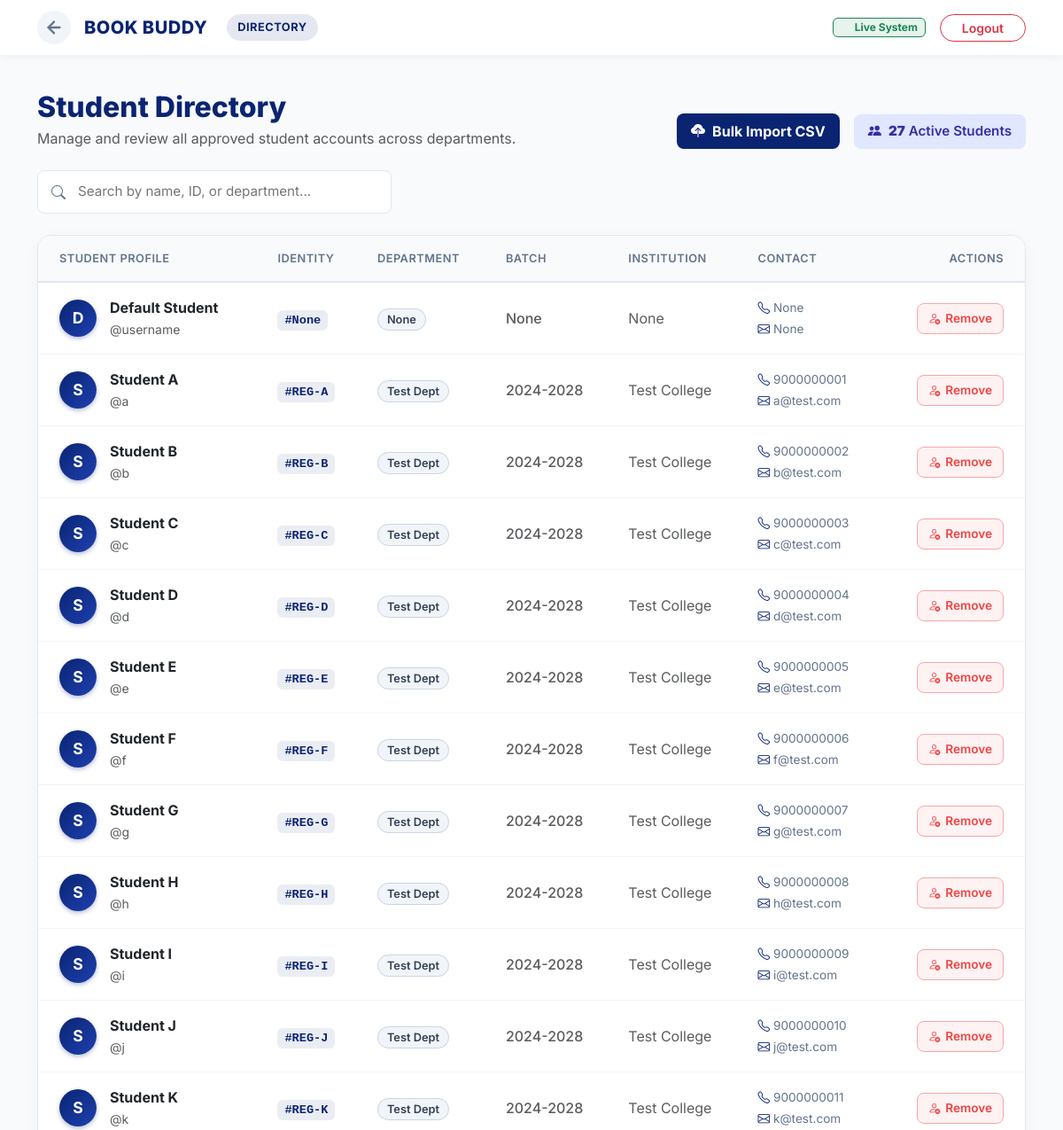
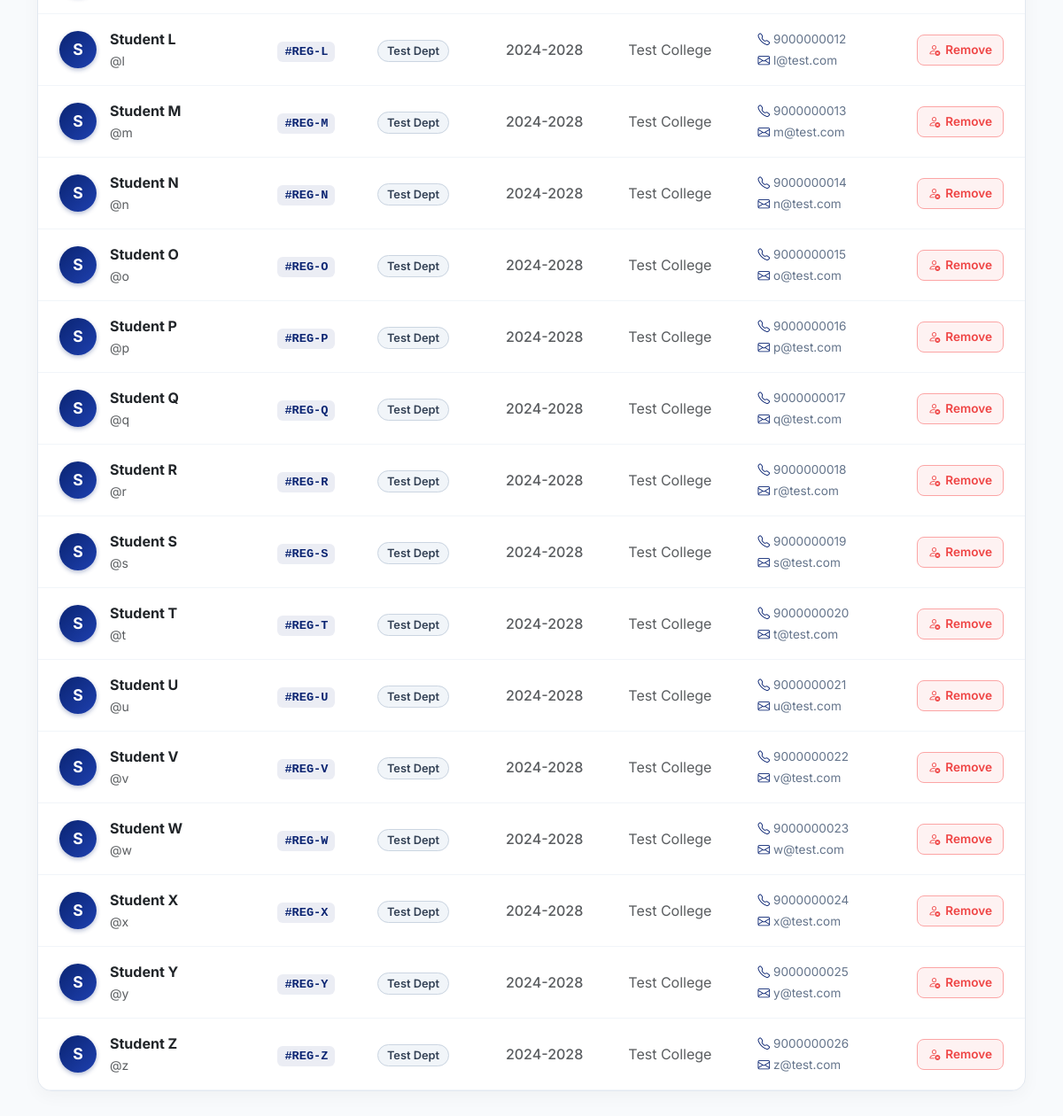
The app's page /student_overall_list with its own data (2 pictures, top to bottom).
### app.py (models this page shows)
class Student(UserMixin, db.Model):
    id = db.Column(db.Integer, primary_key=True)
    name = db.Column(db.String(50))
    register = db.Column(db.String(50)) # String prevents postgres crashing on alphanumeric IDs
    username = db.Column(db.String(15), unique=True)
    set_password = db.Column(db.String(100))
    verify_password = db.Column(db.String(100))
    department = db.Column(db.String(100))
    batch = db.Column(db.String(100))
    collage = db.Column(db.String(100))
    phone_no = db.Column(db.String(100))
    email = db.Column(db.String(60))
    approval = db.Column(db.Boolean, default=False)
    attend = db.Column(db.Boolean, default=False)

### app.py (the view)
@app.route('/student_overall_list', methods=['GET','POST'])
def student_overall_list():
    students = Student.query.all()
    return render_template('student_overall_list.html', students=students)

### app.py (called while the page is built)
def ist_now():
    return datetime.now(IST_TZ).replace(tzinfo=None)

@app.context_processor
def inject_now():
    return {'now': ist_now()}

### templates/student_overall_list.html (shortened to what this page needs)
<!DOCTYPE html>
<html lang="en">
<head>
    <link href="https://cdn.jsdelivr.net/npm/bootstrap@5.3.0/dist/css/bootstrap.min.css" rel="stylesheet">
    <link rel="stylesheet" href="https://cdn.jsdelivr.net/npm/bootstrap-icons@1.11.1/font/bootstrap-icons.css">
</head>
<body>
    <nav class="navbar sticky-top">
        <div class="container d-flex justify-content-between align-items-center">
            <div class="d-flex align-items-center">
                <a href="javascript:history.back()" class="back-link" title="Go Back">
                    <svg width="22" height="22" viewBox="0 0 24 24" fill="none" stroke="currentColor" stroke-width="2.5" stroke-linecap="round" stroke-linejoin="round">
                        <line x1="19" y1="12" x2="5" y2="12"></line>
                        <polyline points="12 19 5 12 12 5"></polyline>
                    </svg>
                </a>
                <a class="brand-wrapper" href="/admin">
                    <h2 class="brand-name d-none d-sm-block">BOOK BUDDY</h2>
                    <span class="admin-badge d-none d-md-inline-block">DIRECTORY</span>
                </a>
            </div>
            <div class="ms-auto d-flex align-items-center gap-3">
                <span class="badge bg-success bg-opacity-10 text-success border border-success d-none d-md-inline-flex align-items-center gap-2">
                     Live System
                </span>
                <a href="/logout" class="btn btn-outline-danger btn-sm px-4 rounded-pill fw-semibold">Logout</a>
            </div>
        </div>
    </nav>
    <main class="container">
        <header class="d-flex flex-column flex-md-row justify-content-between align-items-md-end mb-4 gap-3">
            <div>
                <h1 class="page-title h2 mb-1">Student Directory</h1>
                <p class="text-muted mb-0">Manage and review all approved student accounts across departments.</p>
            </div>
            <div class="d-flex align-items-center gap-3">
                <button class="btn btn-custom-navy py-2 px-3 rounded-3 fw-bold" data-bs-toggle="modal" data-bs-target="#importModal">
                    <i class="bi bi-cloud-upload-fill me-2"></i>Bulk Import CSV
                </button>
                <div class="stats-badge">
                    <i class="bi bi-people-fill me-2"></i>
                    <strong>{{ students|selectattr('approval')|list|length }}</strong> &nbsp;Active Students
                </div>
            </div>
        </header>
        <div class="filter-section mb-4">
            <div class="search-wrapper">
                <i class="bi bi-search"></i>
                <input type="text" id="studentSearch" placeholder="Search by name, ID, or department..." onkeyup="filterTable()">
            </div>
        </div>
        <div class="table-card">
            <div class="table-responsive">
                <table class="custom-table">
                    <thead>
                        <tr>
                            <th class="ps-4">Student Profile</th>
                            <th>Identity</th>
                            <th>Department</th>
                            <th>Batch</th>
                            <th>Institution</th>
                            <th>Contact</th>
                            <th class="text-end pe-4">Actions</th>
                        </tr>
                    </thead>
                    <tbody>
                        {% for s in students %}
                            {% if s.approval %}
                                <tr>
                                    <td class="ps-4">
                                        <div class="student-meta">
                                            <div class="name-box">{{ s.name[0] }}</div>
                                            <div>
                                                <div class="fw-bold text-dark">{{ s.name }}</div>
                                                <small class="text-muted">@{{ s.username }}</small>
                                            </div>
                                        </div>
                                    </td>
                                    <td>
                                        <span class="reg-no">#{{ s.register }}</span>
                                    </td>
                                    <td><span class="dept-tag">{{ s.department }}</span></td>
                                    <td class="text-muted fw-medium">{{ s.batch }}</td>
                                    <td class="col-truncate text-muted" title="{{ s.collage }}">{{ s.collage }}</td>
                                    <td>
                                        <div class="contact-stack">
                                            <span><i class="bi bi-telephone"></i> {{ s.phone_no }}</span>
                                            <span><i class="bi bi-envelope"></i> {{ s.email }}</span>
                                        </div>
                                    </td>
                                    <td class="text-end pe-4">
                                        <a href="{{ url_for('delete_student_stay', id=s.id) }}" class="btn-remove" onclick="confirmRemove(event, this.href)">
                                            <i class="bi bi-person-x"></i> Remove
                                        </a>
                                    </td>
                                </tr>
                            {% endif %}
                        {% endfor %}
                    </tbody>
                </table>
            </div>
        </div>
    </main>
</body>
</html>

### templates/student_overall_list.html (style rules this page uses)
:root { --brand-navy: #0A2472; --brand-crimson: #740f28; --brand-white: #ffffff; --bg-light: #f8fafc; --text-main: #334155; --text-muted: #64748b; --border-color: #e2e8f0; }
body { background-color: var(--bg-light); font-family: 'Inter', sans-serif; color: var(--text-main); padding-bottom: 50px; }
.navbar { background-color: var(--brand-white); box-shadow: 0 2px 10px rgba(0, 0, 0, 0.05); padding: 12px 0; margin-bottom: 40px; }
.brand-wrapper { display: flex; align-items: center; gap: 12px; text-decoration: none; }
.brand-name { margin: 0; font-size: 1.25rem; font-weight: 800; color: var(--brand-navy); letter-spacing: 0.5px; }
.admin-badge { background-color: rgba(10, 36, 114, 0.1); color: var(--brand-navy); font-weight: 700; padding: 5px 12px; border-radius: 20px; font-size: 0.8rem; letter-spacing: 0.5px; margin-left: 10px; }
.back-link { color: var(--text-muted); transition: all 0.2s; display: flex; align-items: center; justify-content: center; padding: 8px; border-radius: 50%; background-color: #f1f5f9; text-decoration: none; margin-right: 15px; }
.page-title { color: var(--brand-navy); font-weight: 800; }
.stats-badge { display: inline-flex; align-items: center; background-color: #e0e7ff; color: #3730a3; padding: 8px 16px; border-radius: 8px; font-size: 0.95rem; font-weight: 600; }
.search-wrapper { position: relative; max-width: 400px; width: 100%; }
.search-wrapper i { position: absolute; left: 16px; top: 50%; transform: translateY(-50%); color: var(--text-muted); }
.search-wrapper input { width: 100%; padding: 12px 16px 12px 45px; border-radius: 8px; border: 1px solid var(--border-color); font-size: 0.95rem; transition: all 0.2s; background-color: var(--brand-white); }
.table-card { background: var(--brand-white); border-radius: 16px; box-shadow: 0 5px 20px rgba(0, 0, 0, 0.04); border: 1px solid var(--border-color); overflow: hidden; }
.custom-table { width: 100%; margin-bottom: 0; border-collapse: collapse; }
.custom-table th { background-color: #f8fafc; color: var(--text-muted); font-weight: 600; text-transform: uppercase; font-size: 0.8rem; padding: 16px; border-bottom: 2px solid var(--border-color); letter-spacing: 0.5px; }
.custom-table td { padding: 16px; vertical-align: middle; border-bottom: 1px solid #f1f5f9; }
.student-meta { display: flex; align-items: center; gap: 15px; }
.name-box { width: 42px; height: 42px; background: linear-gradient(135deg, var(--brand-navy), #1e40af); color: var(--brand-white); border-radius: 50%; display: flex; align-items: center; justify-content: center; font-weight: 700; font-size: 1.1rem; text-transform: uppercase; box-shadow: 0 2px 5px rgba(10,36,114,0.3); }
.reg-no { font-family: Consolas, monospace; background-color: rgba(10, 36, 114, 0.08); color: var(--brand-navy); padding: 4px 8px; border-radius: 6px; font-weight: 700; font-size: 0.85rem; }
.dept-tag { background-color: #f1f5f9; color: var(--text-main); border: 1px solid #cbd5e1; padding: 4px 10px; border-radius: 20px; font-size: 0.8rem; font-weight: 600; }
.contact-stack { display: flex; flex-direction: column; gap: 4px; font-size: 0.85rem; color: var(--text-muted); }
.contact-stack i { color: var(--brand-navy); width: 16px; text-align: center; }
.col-truncate { max-width: 150px; white-space: nowrap; overflow: hidden; text-overflow: ellipsis; }
.btn-remove { color: #ef4444; background-color: #fef2f2; border: 1px solid #fca5a5; padding: 6px 12px; border-radius: 8px; font-size: 0.85rem; font-weight: 600; text-decoration: none; transition: all 0.2s; display: inline-flex; align-items: center; gap: 6px; }
.btn-custom-navy { background-color: var(--brand-navy); color: var(--brand-white); border: none; transition: all 0.3s; }

### records on screen
Student: name "D", name "Default Student", username "username", register "None", department "None", batch "None", collage "None", phone_no "None", email "None"
Student: name "S", name "Student A", username "a", register "REG-A", department "Test Dept", batch "2024-2028", collage "Test College", phone_no "9000000001", email "a@test.com"
Student: name "S", name "Student B", username "b", register "REG-B", department "Test Dept", batch "2024-2028", collage "Test College", phone_no "9000000002", email "b@test.com"
Student: name "S", name "Student C", username "c", register "REG-C", department "Test Dept", batch "2024-2028", collage "Test College", phone_no "9000000003", email "c@test.com"
Student: name "S", name "Student D", username "d", register "REG-D", department "Test Dept", batch "2024-2028", collage "Test College", phone_no "9000000004", email "d@test.com"
Student: name "S", name "Student E", username "e", register "REG-E", department "Test Dept", batch "2024-2028", collage "Test College", phone_no "9000000005", email "e@test.com"
Student: name "S", name "Student F", username "f", register "REG-F", department "Test Dept", batch "2024-2028", collage "Test College", phone_no "9000000006", email "f@test.com"
Student: name "S", name "Student G", username "g", register "REG-G", department "Test Dept", batch "2024-2028", collage "Test College", phone_no "9000000007", email "g@test.com"
Student: name "S", name "Student H", username "h", register "REG-H", department "Test Dept", batch "2024-2028", collage "Test College", phone_no "9000000008", email "h@test.com"
Student: name "S", name "Student I", username "i", register "REG-I", department "Test Dept", batch "2024-2028", collage "Test College", phone_no "9000000009", email "i@test.com"
Student: name "S", name "Student J", username "j", register "REG-J", department "Test Dept", batch "2024-2028", collage "Test College", phone_no "9000000010", email "j@test.com"
Student: name "S", name "Student K", username "k", register "REG-K", department "Test Dept", batch "2024-2028", collage "Test College", phone_no "9000000011", email "k@test.com"
Student: name "S", name "Student L", username "l", register "REG-L", department "Test Dept", batch "2024-2028", collage "Test College", phone_no "9000000012", email "l@test.com"
Student: name "S", name "Student M", username "m", register "REG-M", department "Test Dept", batch "2024-2028", collage "Test College", phone_no "9000000013", email "m@test.com"
Student: name "S", name "Student N", username "n", register "REG-N", department "Test Dept", batch "2024-2028", collage "Test College", phone_no "9000000014", email "n@test.com"
Student: name "S", name "Student O", username "o", register "REG-O", department "Test Dept", batch "2024-2028", collage "Test College", phone_no "9000000015", email "o@test.com"
Student: name "S", name "Student P", username "p", register "REG-P", department "Test Dept", batch "2024-2028", collage "Test College", phone_no "9000000016", email "p@test.com"
Student: name "S", name "Student Q", username "q", register "REG-Q", department "Test Dept", batch "2024-2028", collage "Test College", phone_no "9000000017", email "q@test.com"
Student: name "S", name "Student R", username "r", register "REG-R", department "Test Dept", batch "2024-2028", collage "Test College", phone_no "9000000018", email "r@test.com"
Student: name "S", name "Student S", username "s", register "REG-S", department "Test Dept", batch "2024-2028", collage "Test College", phone_no "9000000019", email "s@test.com"
Student: name "S", name "Student T", username "t", register "REG-T", department "Test Dept", batch "2024-2028", collage "Test College", phone_no "9000000020", email "t@test.com"
Student: name "S", name "Student U", username "u", register "REG-U", department "Test Dept", batch "2024-2028", collage "Test College", phone_no "9000000021", email "u@test.com"
Student: name "S", name "Student V", username "v", register "REG-V", department "Test Dept", batch "2024-2028", collage "Test College", phone_no "9000000022", email "v@test.com"
Student: name "S", name "Student W", username "w", register "REG-W", department "Test Dept", batch "2024-2028", collage "Test College", phone_no "9000000023", email "w@test.com"
Student: name "S", name "Student X", username "x", register "REG-X", department "Test Dept", batch "2024-2028", collage "Test College", phone_no "9000000024", email "x@test.com"
Student: name "S", name "Student Y", username "y", register "REG-Y", department "Test Dept", batch "2024-2028", collage "Test College", phone_no "9000000025", email "y@test.com"
Student: name "S", name "Student Z", username "z", register "REG-Z", department "Test Dept", batch "2024-2028", collage "Test College", phone_no "9000000026", email "z@test.com"

### other values on screen
{{ students|selectattr('approval')|list|length }} "27"
